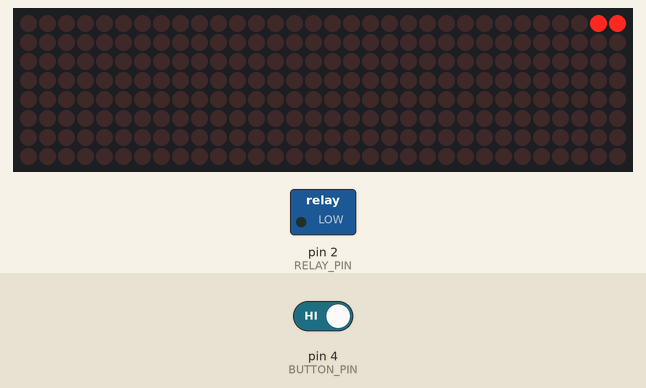
The sketch below on a simulated Arduino Uno, built with avr-gcc and run on an emulated ATmega328P. On the bench: 32×8 LED matrix, switched loads named in the sketch (green lamp = pin HIGH). Inputs (shaded band) come from the test bench; at power-on: pin 4 (BUTTON_PIN) HIGH. EEPROM starts erased; what the sketch prints to the serial monitor is not drawn.

Above: at 0.21 s.
At 1.31 s:
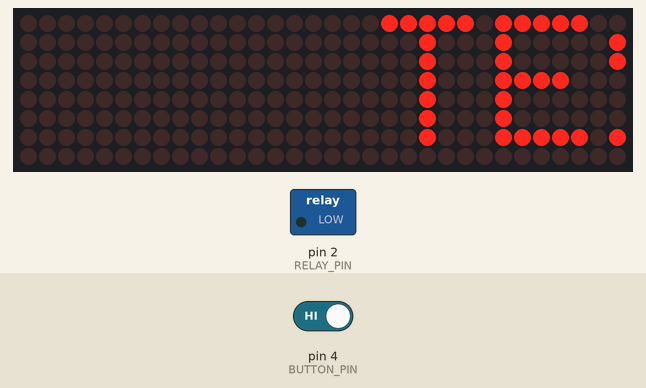
At 2.9 s:
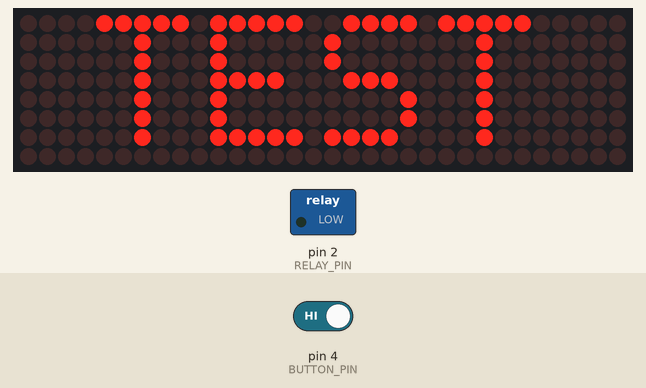
13.7 s: pin 4 (BUTTON_PIN) driven LOW
Timing chart, 0 to 16.7 s (numbered marks = the images above; inputs shaded):
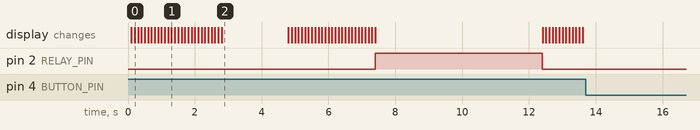

The sketch:

sketch_matrix_plus_push_button.ino
```cpp
#include <EEPROM.h>
#include <MD_Parola.h>
#include <MD_MAX72XX.h>
#include <SPI.h>

// LED Matrix Configuration
#define HARDWARE_TYPE MD_MAX72XX::FC16_HW
#define MAX_DEVICES 4  // Number of 8x8 LED matrices

#define DATA_PIN 11  // DIN
#define CLK_PIN 13   // CLK
#define CS_PIN 10    // CS

MD_Parola P = MD_Parola(HARDWARE_TYPE, CS_PIN, MAX_DEVICES);

// Relay and Button Pins
#define RELAY_PIN 2
#define BUTTON_PIN 4

// EEPROM Storage
int counterAddr = 0; // EEPROM address to store the counter
int counter = 0;
bool messageDisplayed = false; // Track if message is being shown

void setup() {
    pinMode(RELAY_PIN, OUTPUT);
    pinMode(BUTTON_PIN, INPUT_PULLUP); // Enable internal pull-up resistor

    Serial.begin(9600);

    // Read stored counter from EEPROM
    EEPROM.get(counterAddr, counter);

    // Initialize LED matrix
    P.begin();
    P.setIntensity(5);  // Set brightness (0-15)

    // Display "TEST" on LED Matrix once
    displayText("TEST", true);

    // Activate relay for 5 seconds
    digitalWrite(RELAY_PIN, HIGH);
    delay(5000);
    digitalWrite(RELAY_PIN, LOW);

    // Increment and store counter
    counter++;
    EEPROM.put(counterAddr, counter);
}

void loop() {
    if (digitalRead(BUTTON_PIN) == LOW && !messageDisplayed) { // Button pressed and message not already showing
        Serial.print("Relay activated ");
        Serial.print(counter);
        Serial.println(" times.");

        // Display the message on LED matrix
        char message[30];
        // sprintf(message, "Relay Count: %d", counter);
        sprintf(message, "water pump No 1: Normal, water pump No 2: Off");
        displayText(message, false); // Show message then turn off

        delay(300); // Debounce delay
        while (digitalRead(BUTTON_PIN) == LOW); // Wait for button release
    }

    // Handle LED matrix animations
    if (P.displayAnimate() && messageDisplayed) {
        P.displayReset();
        messageDisplayed = false; // Turn off display after finishing the message
    }
}

// Function to display text on the LED Matrix
void displayText(const char* text, bool immediateClear) {
    P.displayText(text, PA_CENTER, 100, 2000, PA_SCROLL_LEFT, PA_SCROLL_LEFT);
    messageDisplayed = true;

    if (immediateClear) {
        while (!P.displayAnimate()); // Wait for the animation to finish
        P.displayReset(); // Clear the display
        messageDisplayed = false;
    }
}
```

Measured:
- after the input at 13.7 s, every drawn part: stays the same
- what the display in image 2 shows lasts 2.0 s, from 2.8 s to 4.8 s
